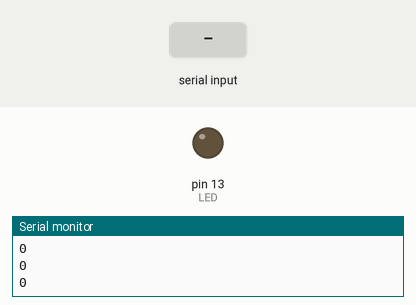
Simulated run of this sketch. Board: Arduino Mega 2560, built with avr-gcc and run on an emulated ATmega2560. Parts: output pins drawn as LEDs (lit = HIGH), the last lines printed to the serial monitor. The inputs (shaded band) are chosen by the test bench.

Above: at 1.2 s.
1.3 s: "1" received over the second serial link
At 2.5 s:
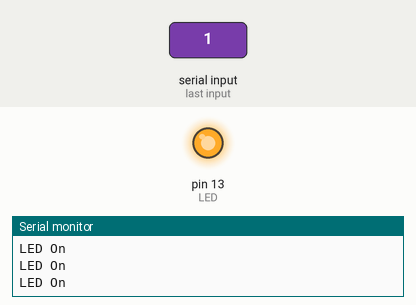
2.8 s: "0" received over the second serial link
At 3.9 s:
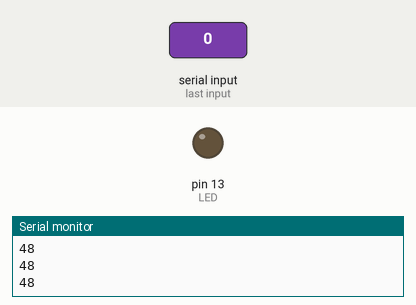
Timing chart, 0 to 5.8 s (numbered marks = the images above; inputs shaded):
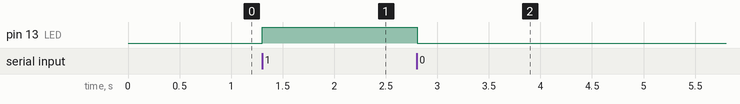

Measured:
- after the input at 1.3 s, pin 13 (LED): LOW → HIGH at once
- after the input at 2.8 s, pin 13 (LED): HIGH → LOW at once

The sketch:

bluetooth.ino
```cpp
#include <SoftwareSerial.h>
SoftwareSerial MyBlue(50, 51); // RX | TX
int flag = 0;
int LED = 13;
void setup()
{
 Serial.begin(9600);
 MyBlue.begin(9600);
 pinMode(LED, OUTPUT);
 Serial.println("Ready to connect\nDefualt password is 1234 or 000");
}
void loop()
{
 if (MyBlue.available())
   flag = MyBlue.read();
 if (flag == 49)
 {
   digitalWrite(LED, HIGH);
   Serial.println("LED On");
 }
 else
 {
   digitalWrite(LED, LOW);
   Serial.println(flag);
 }
}
```
